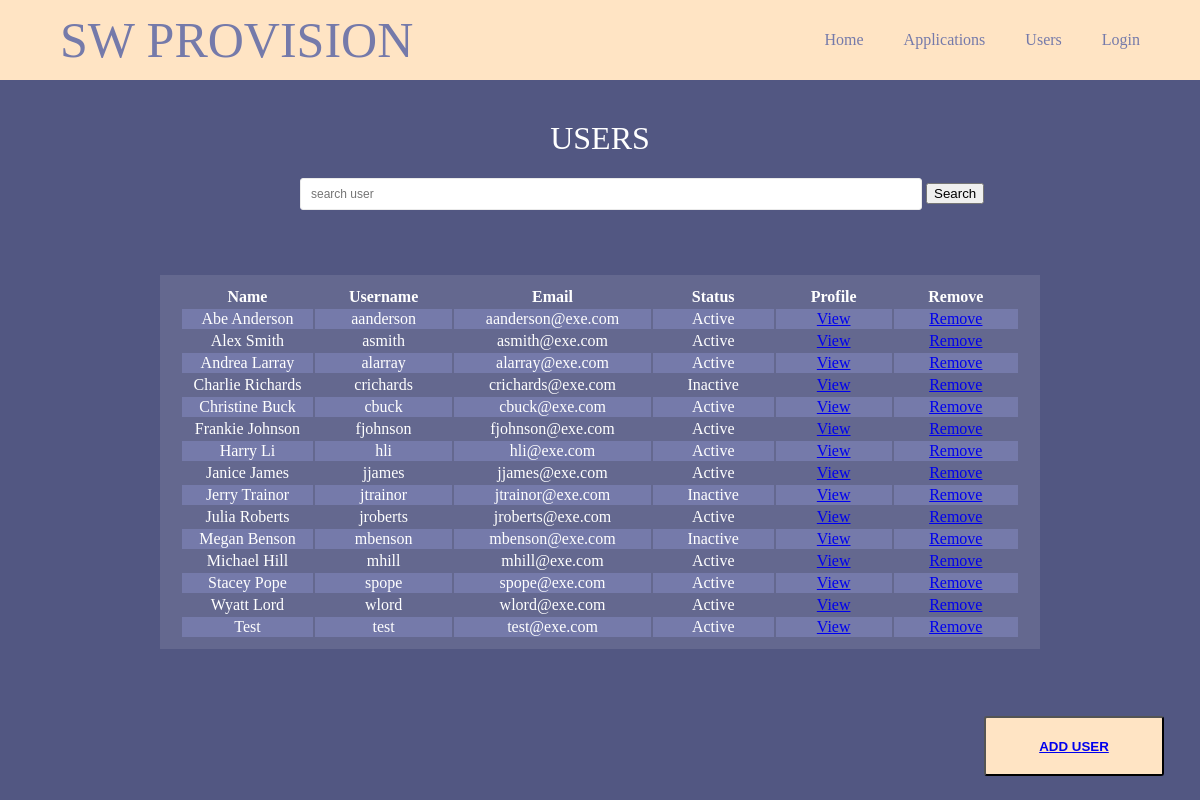
Page /user_page/ on the committed database.
### applications/models.py (models this page shows, shortened)
class User(models.Model):
    STATUS = (
             ('Active', 'Active'),
             ('Inactive', 'Inactive'),
             )
    name = models.CharField(max_length=20, null=True)
    uname = models.CharField(max_length=20, null=True)
    email = models.CharField(max_length=100, null=True)
    status = models.CharField(max_length=20, null=True, choices=STATUS)
    role_id = models.IntegerField(null=False)

### applications/views.py (the view)
# urls.py: path('user_page/', views.user_page, name="users"),
def user_page(request):
    users = User.objects.all()
    return render(request, 'accounts/User.html', {'user_page': users} )

### applications/templates/accounts/User.html (shortened to what this page needs)
{% load static %}
<!DOCTYPE html>
<html lang="en" dir="ltr">
<head>
    <link rel="stylesheet"  type="text/css" href="{% static '/css/User.css' %}" >
</head>
<body>
<div class="header">
    <div class="inner_header">
        <div class="logo_container">
            <h1>SW Provision</h1>
        </div>
        <ul class="navigation">
            <li><a href="/dash/">Home</a></li>
            <li><a href="/app_page/">Applications</a></li>
            <li><a href="/user_page/">Users</a></li>
            <li><a href="/login/">Login</a></li>
        </ul>
    </div>
</div>
<h1>Users</h1>
<div id="searchbar">
    <input type="text" id="search-input" placeholder="search user"/>
    <button class="btn2 btn-success" type="submit"> Search</button>
</div>
    <div class="card-body">
        <table class="table">
            <th>Name</th>
            <th>Username</th>
            <th>Email</th>
            <th>Status</th>
            <th>Profile</th>
            <th>Remove</th>
    {% for user in user_page %}
        <tr>
            <td>{{user.name}}</td>
            <td>{{user.uname}}</td>
            <td>{{user.email}}</td>
            <td>{{user.status}}</td>
            <td><a href="{% url 'profile' user.id %}">View</a> </td>
            <td><a href="{% url 'delete_user' user.id %}">Remove</a> </td>
        </tr>
    {% endfor %}
        </table>
        <div class="fixed-btn">
            <button class="btn btn1"><a href="/add_user/">Add User</a></button>
            </div>
</div>

### applications/Static/css/User.css (style rules this page uses)
body { margin: 0; padding: 0; font-family: Palatino; background: #525782; }
.header { width: 100%; height: 80px; display: block; background-color: bisque; }
.inner_header { width: 90%; height: 100%; display: block; margin: 0 auto; }
.logo_container { height: 100%; display: table; float: left; }
.logo_container h1 { color: #757AAA; height: 100%; display: table-cell; vertical-align: middle; font-size: 50px; text-transform: uppercase; }
.navigation { float: right; height: 60%; }
.navigation li { height: 100%; display: table; float: left; padding: 0px 20px; }
.navigation li:last-child { padding-right: 0; }
.navigation li a { display: table-cell; vertical-align: middle; height: 100%; color: #757AAA; font-size: 16px; text-decoration: none; }
h1 { text-align: center; color: white; text-transform: uppercase; font-weight: 500; margin-top: 40px; }
#search-input { background-position: right; background-repeat: no-repeat; width: 50%; height: 20px; margin-left: 300px; border-radius: 3px; border: 1px solid #eaeaea; padding: 5px 10px; font-size: 12px; }
#searchbar { position: center; }
.card-body { position: relative; width: 75%; margin: 50px auto 0; text-align: center; padding: 10px; box-sizing: border-box; }
.table { display: flex; background: rgba(255, 255,255,.1); padding: 10px 20px; color: #fff; margin: 5px 0; transition: .5s; }
.table th, .table td { width: 900px; text-align: center; border: 1px black; }
.table tbody tr { border-bottom: 1px solid white; }
.table tbody tr:nth-of-type(even) { background-color: #757AAA; }
.btn { position: fixed; background: bisque; width: 180px; height: 60px; line-height: 45px; bottom: 3%; right: 3%; border-radius: 3px; text-align: center; text-decoration: none; cursor: pointer; }
.btn1 { text-transform: uppercase; font-weight: 900; color: #ffffff; }

### rows in the picture
User: name "Abe Anderson", uname "aanderson", email "aanderson@exe.com", status "Active"
User: name "Alex Smith", uname "asmith", email "asmith@exe.com", status "Active"
User: name "Andrea Larray", uname "alarray", email "alarray@exe.com", status "Active"
User: name "Charlie Richards", uname "crichards", email "crichards@exe.com", status "Inactive"
User: name "Christine Buck", uname "cbuck", email "cbuck@exe.com", status "Active"
User: name "Frankie Johnson", uname "fjohnson", email "fjohnson@exe.com", status "Active"
User: name "Harry Li", uname "hli", email "hli@exe.com", status "Active"
User: name "Janice James", uname "jjames", email "jjames@exe.com", status "Active"
User: name "Jerry Trainor", uname "jtrainor", email "jtrainor@exe.com", status "Inactive"
User: name "Julia Roberts", uname "jroberts", email "jroberts@exe.com", status "Active"
User: name "Megan Benson", uname "mbenson", email "mbenson@exe.com", status "Inactive"
User: name "Michael Hill", uname "mhill", email "mhill@exe.com", status "Active"
User: name "Stacey Pope", uname "spope", email "spope@exe.com", status "Active"
User: name "Wyatt Lord", uname "wlord", email "wlord@exe.com", status "Active"
User: name "Test", uname "test", email "test@exe.com", status "Active"
